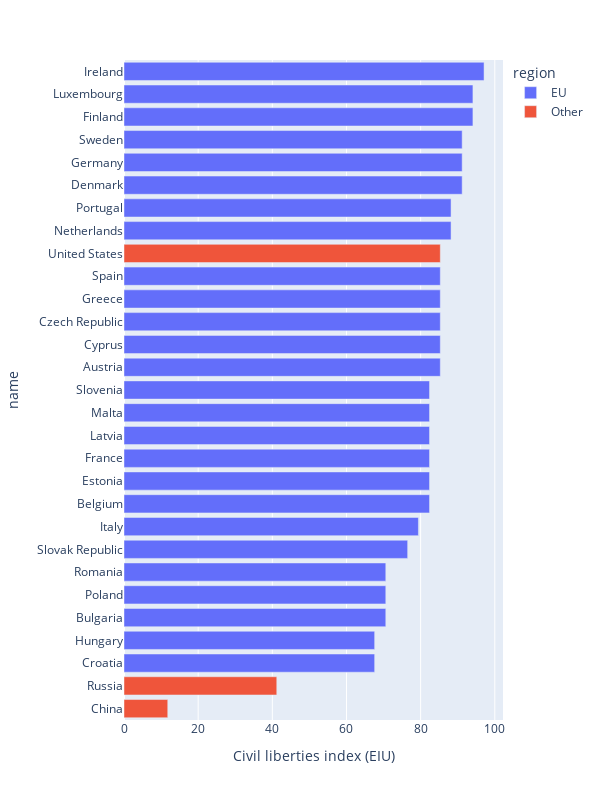

Notebook code cell kept with this figure:
### Code cell
fig = px.bar(df, y = 'name', x = 'Civil liberties index (EIU)',
             color = 'region',
             width = 600, height = 800)

fig.update_layout(yaxis_categoryorder = 'total ascending')

fig.show()

### Figure 1 — Plotly figure (JSON) as saved in the notebook; plotly's stock layout.template omitted (floating-point values rounded to 4 significant figures)
{"data": [{"alignmentgroup": "True", "hovertemplate": "region=EU<br>Civil liberties index (EIU)=%{x}<br>name=%{y}<extra></extra>", "legendgroup": "EU", "marker": {"color": "#636efa", "pattern": {"shape": ""}}, "name": "EU", "offsetgroup": "EU", "orientation": "h", "showlegend": true, "textposition": "auto", "type": "bar", "x": [85.3, 82.4, 70.6, 67.6, 85.3, 85.3, 91.2, 82.4, 94.1, 82.4, 91.2, 85.3, 67.6, 97.1, 79.4, 82.4, 94.1, 82.4, 88.2, 70.6, 88.2, 70.6, 76.5, 82.4, 85.3, 91.2], "xaxis": "x", "y": ["Austria", "Belgium", "Bulgaria", "Croatia", "Cyprus", "Czech Republic", "Denmark", "Estonia", "Finland", "France", "Germany", "Greece", "Hungary", "Ireland", "Italy", "Latvia", "Luxembourg", "Malta", "Netherlands", "Poland", "Portugal", "Romania", "Slovak Republic", "Slovenia", "Spain", "Sweden"], "yaxis": "y"}, {"alignmentgroup": "True", "hovertemplate": "region=Other<br>Civil liberties index (EIU)=%{x}<br>name=%{y}<extra></extra>", "legendgroup": "Other", "marker": {"color": "#EF553B", "pattern": {"shape": ""}}, "name": "Other", "offsetgroup": "Other", "orientation": "h", "showlegend": true, "textposition": "auto", "type": "bar", "x": [11.8, 41.2, 85.3], "xaxis": "x", "y": ["China", "Russia", "United States"], "yaxis": "y"}], "layout": {"barmode": "relative", "height": 800, "legend": {"title": {"text": "region"}, "tracegroupgap": 0}, "margin": {"t": 60}, "width": 600, "xaxis": {"anchor": "y", "autorange": true, "domain": [0, 1], "range": [0, 102.2], "title": {"text": "Civil liberties index (EIU)"}, "type": "linear"}, "yaxis": {"anchor": "x", "autorange": true, "categoryorder": "total ascending", "domain": [0, 1], "range": [-0.5, 28.5], "title": {"text": "name"}, "type": "category"}}}
